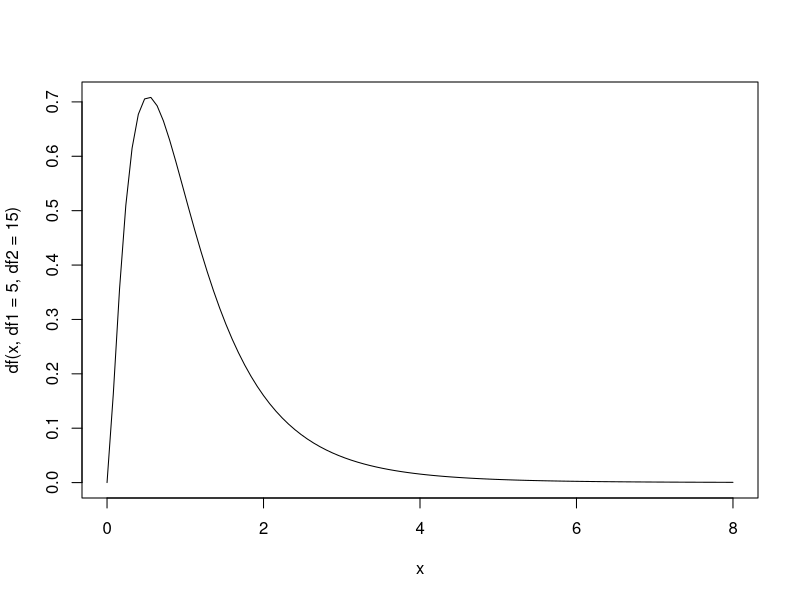
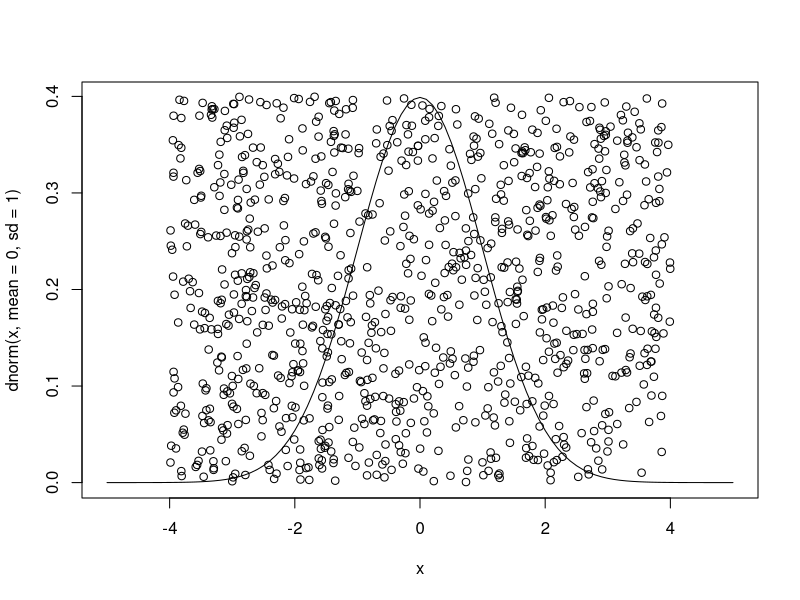
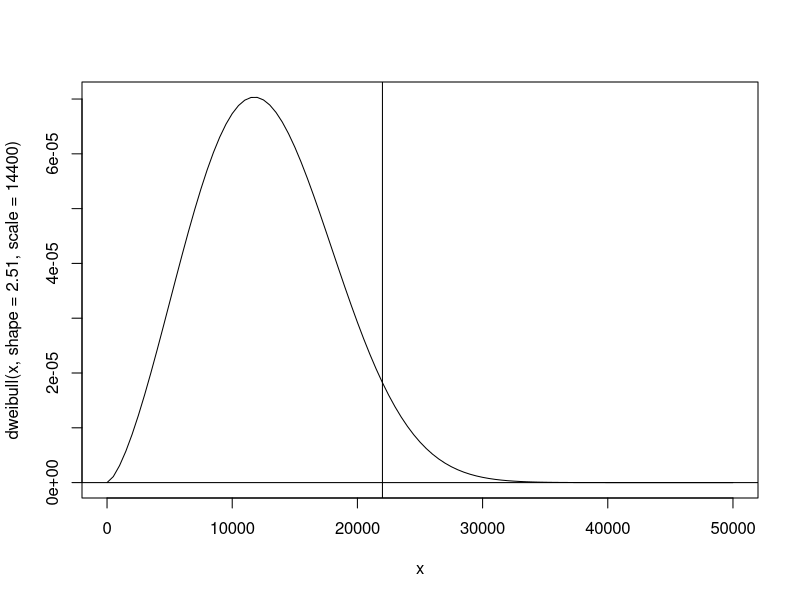

Reproduce these figures in R, in order.
curve(df(x, df1 = 5, df2 = 15), from = 0, to = 8)
curve(dnorm(x, mean = 0, sd = 1), from = -5, to = 5)

for (i in 1:1000) {
  x <- runif(1, min = -4, max = 4)
  y <- runif(1, min = 0, max = 0.4)
  points(x, y)
}

curve(dweibull(x, shape = 2.51, scale = 14400), from = 0, to = 50000)
abline(v = 22000)
abline(h = 0)
pweibull(22000, 2.51, 14400)
